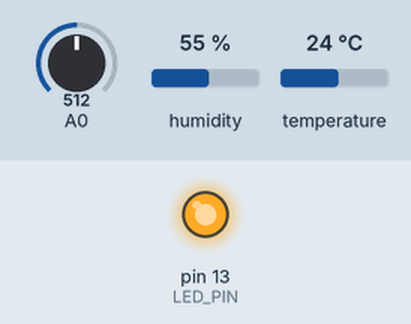
Recording of a program running on a simulated Arduino Uno, built with avr-gcc and run on an emulated ATmega328P. Parts: output pins drawn as LEDs (lit = HIGH). Wiring (inferred from the names in the program): DHT11 sensor: data pin 7. The test bench sets the inputs (shaded band); at power-on: A0 = 512, humidity 55 %, temperature 24 °C. What the program prints to the serial monitor is not drawn.

Above: at 0.06 s.
At 2.6 s:
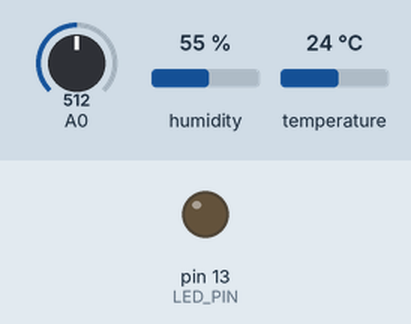
Timing chart, 0 to 6.6 s (numbered marks = the images above):
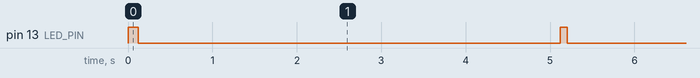

The program:

main.cpp
```cpp
// (licence header left out)
#include <Arduino.h>
#include "Voltage.h"
#include "Temperature.h"
#include <WString.h>

// Set this to 1 if you want the Arduino to go into low power mode between each sample
#define WITH_SLEEP 0

const unsigned long SERIAL_SPEED   = 9600; // 9600 baud default serial port speed
const long          SLEEP_INTERVAL = 5000; // 5 second pause in between samples

const int LED_PIN      = 13; // Pin 13 has an LED connected on most Arduino boards:
const int DHT11_PIN    = 7;  // Digital PIN 7 to which the DHT11 temperature sensor is attached
const int VOLTAGE_PIN  = 0;  // Analogue input pin to which the voltage divider is attached

long        sequenceNumber = 0;
Voltage     voltage(VOLTAGE_PIN);
Temperature temperature(DHT11_PIN);

void setup() {
    Serial.begin(SERIAL_SPEED);
    pinMode(LED_PIN, OUTPUT);
    voltage.setup();
    temperature.setup();
    Serial.println("\n\nBattery Monitor v1.0, build " __DATE__ " " __TIME__);
}

void loop() {
    digitalWrite(LED_PIN, HIGH);  // set the LED on

    Serial.print("Seq=");
    Serial.print(sequenceNumber++);

    if (temperature.read()) {
        Serial.print(" Humidity=");
        Serial.print(temperature.getHumidity(), 1);
        Serial.print(" Temperature=");
        Serial.print(temperature.getTemperature(), 1);
    }
    if (voltage.read()) {
        Serial.print(" Voltage=");
        Serial.print(voltage.getVoltage());
        Serial.print(" Sensor=");
        Serial.print(voltage.getSensorValue());
    }
    Serial.println();
    Serial.flush();

    digitalWrite(LED_PIN, LOW);  // set the LED off

    delay(SLEEP_INTERVAL);
}
```

PowerSave.cpp
```cpp
// (licence header left out)
#include "PowerSave.h"
#include <Arduino.h>
#include <avr/wdt.h>
#include <avr/sleep.h>

/** Perform any once only setup */
void PowerSave::setup() {
    // Set the watchdog to interrupt every 8 seconds, which is the longest period
    watchdogSetup(WDTO_8S);
}

/** Put the system to sleep for a number of seconds */
void PowerSave::sleep() {
    set_sleep_mode(SLEEP_MODE_PWR_DOWN); // Use the mode that saves the most power
    sleep_enable();
    sleep_mode();                        // System sleeps here
    sleep_disable();                     // System continues execution here when watchdog times out
}

/**
 * Set the watchdog to interrupt every few seconds and not reset the system
 * 0=16ms, 1=32ms,2=64ms,3=128ms,4=250ms,5=500ms, 6=1 sec,7=2 sec, 8=4 sec, 9=8sec
 * See the constants defined in avr/wdt.h.
 */
void PowerSave::watchdogSetup(int delay) {

  byte bb;
  if (delay > 9 ) delay=9;
  bb=delay & 7;
  if (delay > 7) bb|= (1<<5);
  bb|= (1<<WDCE);

  MCUSR &= ~(1<<WDRF);
  // start timed sequence
  WDTCSR |= (1<<WDCE) | (1<<WDE);
  // set new watchdog timeout value
  WDTCSR = bb;
  WDTCSR |= _BV(WDIE);
}

//****************************************************************
// Watchdog Interrupt Service / is executed when  watchdog timed out
ISR(WDT_vect) {
}
```

PowerSave.h
```cpp
// (licence header left out)
#ifndef POWERSAVE_H_
#define POWERSAVE_H_

class PowerSave {
public:
    explicit PowerSave();

    /** Perform any once only setup */
    void setup();

    /** Put the system to sleep for a number of seconds */
    void sleep();

private:
    void watchdogSetup(int delay);
};

inline PowerSave::PowerSave() {
}

#endif /* POWERSAVE_H_ */
```

Temperature.cpp
```cpp
// (licence header left out)
#include <Arduino.h>
#include "Temperature.h"

const int TIMEOUT = 10000;

/**
 * Read the temperature and humidity. Returns true if the data was read, false otherwise
 */
bool Temperature::read() {
    int chk = read11(m_pin);
    switch (chk) {
        case  0: /* success */        break;
        case -1: /* Checksum error */ return false;
        case -2: /* Time out error */ return false;
        default: /* Unknown error  */ return false;
    }
    return true;
}


// return values:
//  0 : OK
// -1 : checksum error
// -2 : timeout
int Temperature::read11(uint8_t pin)
{
    // READ VALUES
    int rv = read(pin);
    if (rv != 0)
        return rv;

    // CONVERT AND STORE
    m_humidity    = m_bits[0]; // bit[1] == 0;
    m_temperature = m_bits[2]; // bits[3] == 0;

    // TEST CHECKSUM
    uint8_t sum = m_bits[0] + m_bits[2]; // bits[1] && bits[3] both 0
    if (m_bits[4] != sum)
        return -1;

    return 0;
}

// return values:
//  0 : OK
// -1 : checksum error
// -2 : timeout
int Temperature::read22(uint8_t pin)
{
    // READ VALUES
    int rv = read(pin);
    if (rv != 0)
        return rv;

    // CONVERT AND STORE
    m_humidity = word(m_bits[0], m_bits[1]) * 0.1;

    int sign = 1;
    if (m_bits[2] & 0x80) { // negative temperature
        m_bits[2] = m_bits[2] & 0x7F;
        sign = -1;
    }
    m_temperature = sign * word(m_bits[2], m_bits[3]) * 0.1;

    // TEST CHECKSUM
    uint8_t sum = m_bits[0] + m_bits[1] + m_bits[2] + m_bits[3];
    if (m_bits[4] != sum)
        return -1;

    return 0;
}

// return values:
//  0 : OK
// -2 : timeout
int Temperature::read(uint8_t pin)
{
    // INIT BUFFERVAR TO RECEIVE DATA
    uint8_t cnt = 7;
    uint8_t idx = 0;

    // EMPTY BUFFER
    for (int i = 0; i < 5; i++) {
        m_bits[i] = 0;
    }

    // REQUEST SAMPLE
    pinMode(pin, OUTPUT);
    digitalWrite(pin, LOW);
    delay(20);
    digitalWrite(pin, HIGH);
    delayMicroseconds(40);
    pinMode(pin, INPUT);

    // GET ACKNOWLEDGE or TIMEOUT
    unsigned int loopCnt = TIMEOUT;
    while (digitalRead(pin) == LOW)
        if (loopCnt-- == 0)
            return -2;

    loopCnt = TIMEOUT;
    while (digitalRead(pin) == HIGH)
        if (loopCnt-- == 0)
            return -2;

    // READ THE OUTPUT - 40 BITS => 5 BYTES
    for (int i = 0; i < 40; i++) {
        loopCnt = TIMEOUT;
        while (digitalRead(pin) == LOW)
            if (loopCnt-- == 0)
                return -2;

        unsigned long t = micros();

        loopCnt = TIMEOUT;
        while (digitalRead(pin) == HIGH)
            if (loopCnt-- == 0)
                return -2;

        if ((micros() - t) > 40)
            m_bits[idx] |= (1 << cnt);
        if (cnt == 0) { // next byte?
            cnt = 7;
            idx++;
        } else
            cnt--;
    }

    return 0;
}
```

Temperature.h
```cpp
// (licence header left out)
#ifndef TEMPERATURE_H_
#define TEMPERATURE_H_

#include <stdint.h>

class Temperature {
public:
    explicit Temperature(uint8_t digitalPinNumber);

    void setup();

    /**
     * Read the temperature and humidity from the sensor. Returns true if the data was read, false otherwise
     */
    bool read();

    double getHumidity();
    double getTemperature();

private:
    int read11(uint8_t pin);
    int read22(uint8_t pin);
    int read(uint8_t pin);

    uint8_t m_pin;
    uint8_t m_bits[5];  // buffer to receive data
    double  m_humidity;
    double  m_temperature;
};

inline Temperature::Temperature(uint8_t digitalPinNumber)
  : m_pin(digitalPinNumber) {
}

inline void Temperature::setup() {
}

inline double Temperature::getHumidity() {
    return m_humidity;
}

inline double Temperature::getTemperature() {
    return m_temperature;
}

#endif /* TEMPERATURE_H_ */
```

Voltage.cpp
```cpp
// (licence header left out)
#include "Voltage.h"
#include <Arduino.h>

// The scaling factor that converts the sensor reading to a voltage. This has been calibrated
// with a volt meter and compensates for some inaccuracy in the voltage divider.
const double VOLTS_SCALE = 45.326;

// Scale the value of the sensor (0-1023) to be volts (0-25v)
double Voltage::toVolts(int sensorValue) {
  return sensorValue / VOLTS_SCALE;
}

bool Voltage::read() {
  // read the analogue input value
  m_sensorValue = analogRead(m_pin);

  // scale the input value to a voltage
  m_voltage = toVolts(m_sensorValue);

  return true;
}
```

Voltage.h
```cpp
// (licence header left out)
#ifndef VOLTAGE_H_
#define VOLTAGE_H_

#include <stdint.h>

class Voltage {
public:
    explicit Voltage(uint8_t analoguePinNumber);

    void setup();
    bool read();

    double getVoltage();
    int    getSensorValue();

private:
    // Scale the value of the sensor (0-1023) to be volts (0-25v)
    double toVolts(int sensorValue);

    uint8_t m_pin;
    int     m_sensorValue;
    double  m_voltage;
};

inline Voltage::Voltage(uint8_t analoguePinNumber)
    : m_pin(analoguePinNumber) {
}

inline void Voltage::setup() {
}

inline double Voltage::getVoltage() {
    return m_voltage;
}

inline int Voltage::getSensorValue() {
    return m_sensorValue;
}

#endif /* VOLTAGE_H_ */
```

Measured:
- by itself, pin 13 (LED_PIN): alternates HIGH for 0.08 s and LOW for 5.0 s
